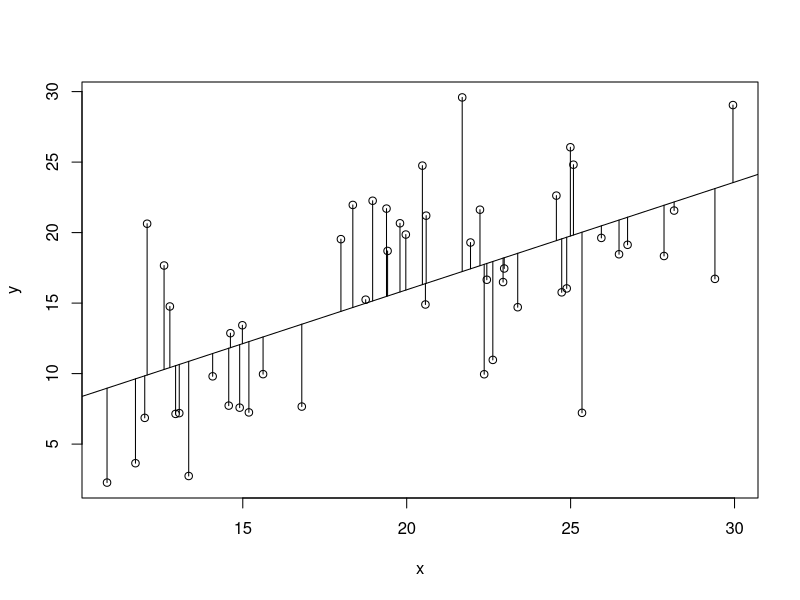
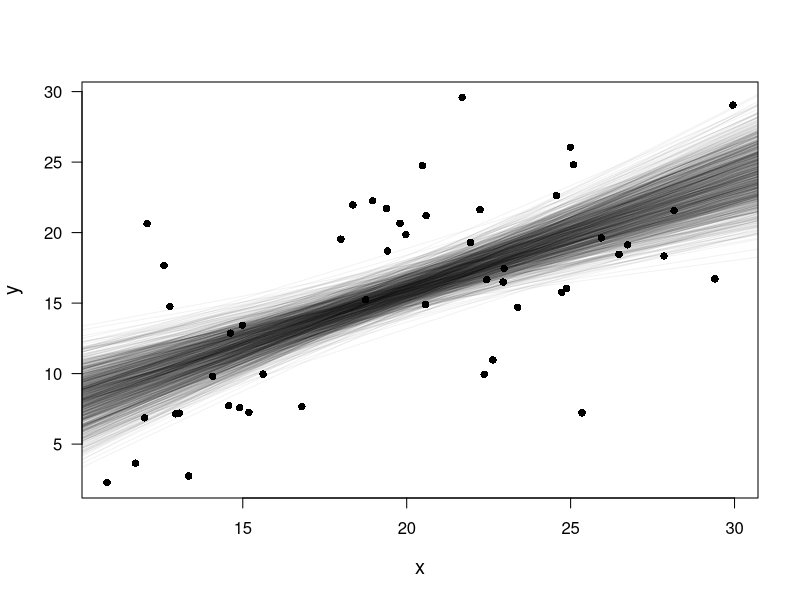

Source code (R) for these figures, in order:
#bayes play
## Fitting a linear regression
n <- 50
# set.seed(500) #in case you need same result every time
sigma <-  5
b0 <- 2
b1 <- 0.7
x <- runif (n,10,30)
yhat <- b0 + b1*x
y <- rnorm(n,yhat,sd=sigma)
plot(x,y) #drawing simulated data points
abline(lm(y~x)) # fitting the mean line
segments (x, fitted(lm(y~x)), x, y) #drawing lines between data points and mean line
mod <- lm(y~x)
mod
summary(mod)$sigma

#drawing conclusions
library(arm)
nsim <- 1000
bsim <- sim(mod, n.sim=nsim)
apply (coef(bsim), 2, quantile, prob=c(0.025,0.975))
quantile (bsim@sigma, prob = c(0.025,0.975))
sum(coef(bsim)[,2]>1)/nsim
sum(coef(bsim)[,2]>0.5)/nsim

plot (x,y, pch=16, las=1, cex.lab=1.2)
for (i in 1:nsim) abline (coef(bsim)[i,1], coef(bsim)[i,2], col=rgb(0,0,0,0.05))

str(bsim)
